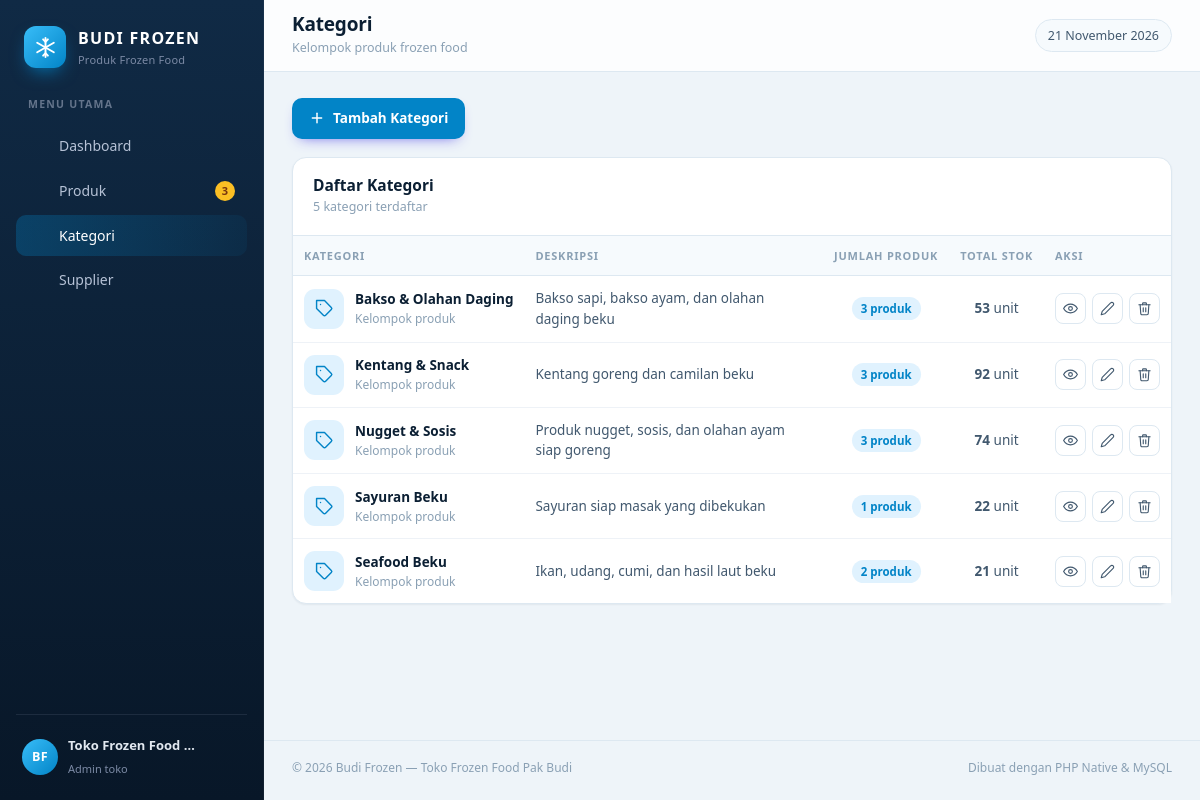
The page /kategori/index.php on the database its author committed.
### tables this page shows
CREATE TABLE kategori (
  id            INT UNSIGNED NOT NULL AUTO_INCREMENT,
  nama_kategori VARCHAR(80) NOT NULL,
  deskripsi     VARCHAR(255) NULL,
  dibuat        TIMESTAMP NOT NULL DEFAULT CURRENT_TIMESTAMP,
  PRIMARY KEY (id),
  UNIQUE KEY uq_kategori_nama (nama_kategori)
);

### includes/fungsi.php (called while the page is built, shortened)
<?php
function e(?string $text): string
{
    return htmlspecialchars((string) $text, ENT_QUOTES, 'UTF-8');
}
function url(string $path = ''): string
{
    return BASE_URL . '/' . ltrim($path, '/');
}

### kategori/index.php (the view, shortened to what this page needs)
<?php
require __DIR__ . '/../config/config.php';
$daftarKategori = $pdo->query(
    'SELECT k.*, COUNT(p.id) AS jumlah_produk, COALESCE(SUM(p.stok), 0) AS total_unit
     FROM kategori k
     LEFT JOIN produk p ON p.kategori_id = k.id
     GROUP BY k.id
     ORDER BY k.nama_kategori ASC'
)->fetchAll();
require __DIR__ . '/../includes/header.php';
?>
<div class="page-actions">
    <a class="btn btn-primary" href="<?= url('kategori/form.php') ?>">
        <svg viewBox="0 0 24 24" fill="none" stroke="currentColor" stroke-width="2.2" stroke-linecap="round"><line x1="12" y1="5" x2="12" y2="19"/><line x1="5" y1="12" x2="19" y2="12"/></svg>
        Tambah Kategori
    </a>
</div>
<div class="card">
    <div class="card-head">
        <div>
            <h2>Daftar Kategori</h2>
            <p><?= count($daftarKategori) ?> kategori terdaftar</p>
        </div>
    </div>
    <div class="card-body flush">
        <?php if (!$daftarKategori): ?>
            <div class="empty">
                <svg viewBox="0 0 24 24" fill="none" stroke="currentColor" stroke-width="1.5"><path d="M20.59 13.41l-7.17 7.17a2 2 0 0 1-2.83 0L2 12V2h10l8.59 8.59a2 2 0 0 1 0 2.82z"/><line x1="7" y1="7" x2="7.01" y2="7"/></svg>
                <h3>Belum ada kategori</h3>
                <p>Tambahkan kategori agar produk bisa dikelompokkan.</p>
            </div>
        <?php else: ?>
            <div class="table-wrap">
                <table class="table sticky-actions">
                    <thead>
                        <tr>
                            <th>Kategori</th>
                            <th>Deskripsi</th>
                            <th class="center">Jumlah Produk</th>
                            <th class="center">Total Stok</th>
                            <th class="text-right">Aksi</th>
                        </tr>
                    </thead>
                    <tbody>
                    <?php foreach ($daftarKategori as $k): ?>
                        <tr>
                            <td>
                                <div class="cell-main">
                                    <span class="produk-ico" style="background:var(--primary-soft);color:var(--primary)">
                                        <svg viewBox="0 0 24 24" fill="none" stroke="currentColor" stroke-width="1.8" stroke-linecap="round" stroke-linejoin="round"><path d="M20.59 13.41l-7.17 7.17a2 2 0 0 1-2.83 0L2 12V2h10l8.59 8.59a2 2 0 0 1 0 2.82z"/><line x1="7" y1="7" x2="7.01" y2="7"/></svg>
                                    </span>
                                    <div>
                                        <strong><?= e($k['nama_kategori']) ?></strong>
                                        <small>Kelompok produk</small>
                                    </div>
                                </div>
                            </td>
                            <td><?= e($k['deskripsi'] ?: '-') ?></td>
                            <td class="center">
                                <a href="<?= url('produk/index.php?kategori=' . $k['id']) ?>" title="Lihat produk kategori ini">
                                    <span class="badge <?= (int) $k['jumlah_produk'] > 0 ? 'primary' : '' ?>"><?= (int) $k['jumlah_produk'] ?> produk</span>
                                </a>
                            </td>
                            <td class="center"><span class="stok-num"><?= number_format((int) $k['total_unit'], 0, ',', '.') ?></span> unit</td>
                            <td>
                                <div class="row-actions">
                                    <a class="icon-btn" href="<?= url('produk/index.php?kategori=' . $k['id']) ?>" title="Lihat produk">
                                        <svg viewBox="0 0 24 24" fill="none" stroke="currentColor" stroke-width="1.8" stroke-linecap="round" stroke-linejoin="round"><path d="M1 12s4-7 11-7 11 7 11 7-4 7-11 7-11-7-11-7z"/><circle cx="12" cy="12" r="3"/></svg>
                                    </a>
                                    <a class="icon-btn primary" href="<?= url('kategori/form.php?id=' . $k['id']) ?>" title="Edit">
                                        <svg viewBox="0 0 24 24" fill="none" stroke="currentColor" stroke-width="1.8" stroke-linecap="round" stroke-linejoin="round"><path d="M17 3a2.83 2.83 0 1 1 4 4L7.5 20.5 2 22l1.5-5.5z"/></svg>
                                    </a>
                                    <form method="post" action="<?= url('kategori/hapus.php') ?>" style="display:inline">
                                        <button class="icon-btn danger" type="submit" title="Hapus"
                                                data-confirm="Hapus kategori <?= e($k['nama_kategori']) ?>?">
                                            <svg viewBox="0 0 24 24" fill="none" stroke="currentColor" stroke-width="1.8" stroke-linecap="round" stroke-linejoin="round"><polyline points="3 6 5 6 21 6"/><path d="M19 6l-1 14a2 2 0 0 1-2 2H8a2 2 0 0 1-2-2L5 6"/><path d="M10 11v6"/><path d="M14 11v6"/><path d="M9 6V4a1 1 0 0 1 1-1h4a1 1 0 0 1 1 1v2"/></svg>
                                        </button>
                                    </form>
                                </div>
                            </td>
                        </tr>
                    <?php endforeach; ?>
                    </tbody>
                </table>
            </div>
        <?php endif; ?>
    </div>
</div>
<?php require __DIR__ . '/../includes/footer.php'; ?>

### assets/css/style.css (style rules this page uses)
:root { --bg: #eef4f9; --surface: #ffffff; --surface-2: #f6fafd; --border: #dde8f1; --text: #0b1f33; --text-soft: #41586e; --text-muted: #8aa0b4; --primary: #0284c7; --primary-dark: #0369a1; --primary-soft: #e0f2fe; --success: #059669; --success-soft: #ecfdf5; --warning: #d97706; --warning-soft: #fffbeb; --danger: #dc2626; --danger-soft: #fef2f2; --sidebar: #0b1f33; --sidebar-soft: #14304b; --radius: 14px; --radius-sm: 9px; --shadow-sm: 0 1px 2px rgba(11, 31, 51, .06); --shadow: 0 10px 30px -12px rgba(11, 31, 51, .2); --sidebar-w: 264px; }
* { box-sizing: border-box; }
html, body { margin: 0; padding: 0; }
body { font-family: "Segoe UI", system-ui, -apple-system, "Helvetica Neue", Arial, sans-serif; background: var(--bg); color: var(--text); font-size: 14.5px; line-height: 1.55; -webkit-font-smoothing: antialiased; }
a { color: var(--primary); text-decoration: none; }
h1, h2, h3, h4 { margin: 0; line-height: 1.25; font-weight: 700; }
p { margin: 0; }
svg { display: block; }
.card { background: var(--surface); border: 1px solid var(--border); border-radius: var(--radius); box-shadow: var(--shadow-sm); }
.card-head { display: flex; align-items: center; gap: 14px; padding: 18px 20px; border-bottom: 1px solid var(--border); }
.card-head h2 { font-size: 15.5px; }
.card-head p { font-size: 12.5px; color: var(--text-muted); margin-top: 2px; }
.card-body { padding: 20px; }
.card-body.flush { padding: 0; }
.page-actions { display: flex; flex-wrap: wrap; align-items: center; gap: 10px; margin-bottom: 18px; }
.btn { display: inline-flex; align-items: center; justify-content: center; gap: 8px; padding: 9px 16px; border-radius: 10px; border: 1px solid transparent; font-size: 13.5px; font-weight: 600; font-family: inherit; cursor: pointer; transition: background .15s ease, border-color .15s ease, color .15s ease, box-shadow .15s ease; white-space: nowrap; text-decoration: none; }
.btn svg { width: 16px; height: 16px; }
.btn-primary { background: var(--primary); color: #fff; box-shadow: 0 6px 14px -8px rgba(79, 70, 229, .9); }
.table-wrap { overflow-x: auto; }
table.table { width: 100%; border-collapse: collapse; font-size: 13.5px; min-width: 620px; }
.table thead th { text-align: left; padding: 11px 16px; background: var(--surface-2); color: var(--text-muted); font-size: 11px; text-transform: uppercase; letter-spacing: .07em; font-weight: 700; border-bottom: 1px solid var(--border); white-space: nowrap; }
.table tbody td { padding: 12px 16px; border-bottom: 1px solid #eef2f7; color: var(--text-soft); vertical-align: middle; }
.table tbody tr:last-child td { border-bottom: none; }
.table td strong { color: var(--text); font-weight: 600; }
.table .center { text-align: center; }
.cell-main { display: flex; align-items: center; gap: 11px; }
.cell-main strong { white-space: nowrap; }
.cell-main small { display: block; color: var(--text-muted); font-size: 12px; white-space: nowrap; overflow: hidden; text-overflow: ellipsis; max-width: 220px; }
.table-wrap { position: relative; }
.table.sticky-actions th:last-child, .table.sticky-actions td:last-child { position: sticky; right: 0; background: var(--surface); box-shadow: -10px 0 12px -12px rgba(15, 23, 42, .35); }
.table.sticky-actions thead th:last-child { background: var(--surface-2); }
.row-actions { display: flex; gap: 6px; justify-content: flex-end; }
.icon-btn { width: 31px; height: 31px; border-radius: 8px; border: 1px solid var(--border); background: #fff; color: var(--text-soft); display: inline-grid; place-items: center; cursor: pointer; transition: all .15s ease; padding: 0; }
.icon-btn svg { width: 15px; height: 15px; }
.badge { display: inline-flex; align-items: center; gap: 5px; padding: 3px 9px; border-radius: 999px; font-size: 11.5px; font-weight: 700; line-height: 1.5; white-space: nowrap; background: #f1f5f9; color: var(--text-soft); }
.badge.primary { background: var(--primary-soft); color: var(--primary); }
.produk-ico { width: 40px; height: 40px; border-radius: 11px; display: grid; place-items: center; background: linear-gradient(135deg, #e0f2fe, #f0f9ff); color: #0284c7; flex: none; }
.produk-ico svg { width: 19px; height: 19px; }
.stok-num { font-weight: 700; font-variant-numeric: tabular-nums; }
.text-right { text-align: right; }
@media (max-width: 1280px) { .table thead th, .table tbody td { padding-left: 11px; padding-right: 11px; } }

### rows shown on the page
kategori: nama_kategori "Bakso & Olahan Daging", deskripsi "Bakso sapi, bakso ayam, dan olahan daging beku", jumlah_produk "3", total_unit "53"
kategori: nama_kategori "Kentang & Snack", deskripsi "Kentang goreng dan camilan beku", jumlah_produk "3", total_unit "92"
kategori: nama_kategori "Nugget & Sosis", deskripsi "Produk nugget, sosis, dan olahan ayam siap goreng", jumlah_produk "3", total_unit "74"
kategori: nama_kategori "Sayuran Beku", deskripsi "Sayuran siap masak yang dibekukan", jumlah_produk "1", total_unit "22"
kategori: nama_kategori "Seafood Beku", deskripsi "Ikan, udang, cumi, dan hasil laut beku", jumlah_produk "2", total_unit "21"

### other values the page prints
$item['label'] "Dashboard"
$item['label'] "Produk"
$notifStok "3"
$item['label'] "Kategori"
$item['label'] "Supplier"
TOKO_NAMA "Toko Frozen Food…"
$pageTitle "Kategori"
$pageSubtitle "Kelompok produk frozen food"
count($daftarKategori) "5"
APP_NAME "Budi Frozen"
TOKO_NAMA "Toko Frozen Food Pak Budi"
